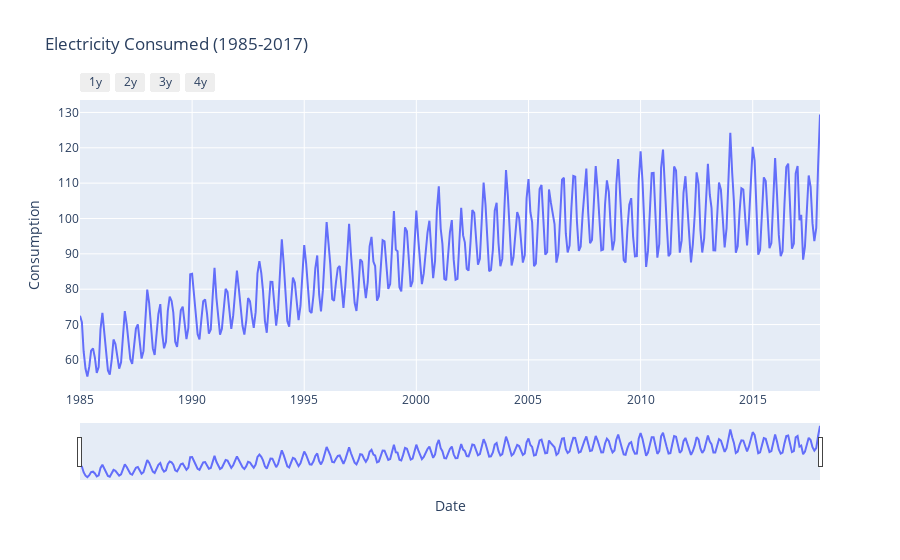

This figure's notebook cell:
### Markdown cell above
Plotting the Time Series...

### Code cell
import plotly.express as px

fig = px.line(df,x=df.index, y='Consumption', title='Electricity Consumed (1985-2017)')
fig.update_layout(
    xaxis=dict(
                rangeselector = dict(
                    buttons = list([
                dict(count=1,label ="1y", step="year",stepmode="backward"),
                dict(count=2,label ="2y", step="year",stepmode="backward"),
                dict(count=3,label ="3y", step="year",stepmode="backward"),
                dict(count=4,label ="4y", step="year",stepmode="backward"),
                  ])
                ),
                rangeslider=dict(
            visible=True
        ),
    ))

### Figure 1 — Plotly figure (JSON) as saved in the notebook; plotly's stock layout.template omitted (floating-point values rounded to 4 significant figures; data arrays with more than 128 entries replaced by an {"elided": "..."} marker saying what was removed)
{"data": [{"hovertemplate": "Date=%{x}<br>Consumption=%{y}<extra></extra>", "legendgroup": "", "line": {"color": "#636efa", "dash": "solid"}, "marker": {"symbol": "circle"}, "mode": "lines", "name": "", "orientation": "v", "showlegend": false, "type": "scatter", "x": {"elided": "397 str values"}, "xaxis": "x", "y": {"elided": "397 float values"}, "yaxis": "y"}], "layout": {"legend": {"tracegroupgap": 0}, "title": {"text": "Electricity Consumed (1985-2017)"}, "xaxis": {"anchor": "y", "domain": [0, 1], "rangeselector": {"buttons": [{"count": 1, "label": "1y", "step": "year", "stepmode": "backward"}, {"count": 2, "label": "2y", "step": "year", "stepmode": "backward"}, {"count": 3, "label": "3y", "step": "year", "stepmode": "backward"}, {"count": 4, "label": "4y", "step": "year", "stepmode": "backward"}]}, "rangeslider": {"visible": true}, "title": {"text": "Date"}}, "yaxis": {"anchor": "x", "domain": [0, 1], "title": {"text": "Consumption"}}}}
